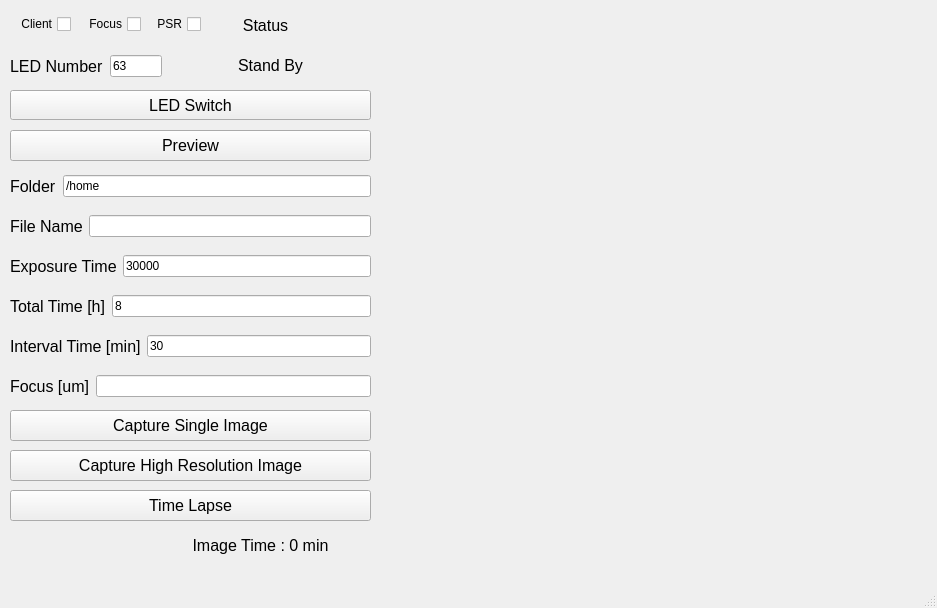
<?xml version="1.0" encoding="UTF-8"?>
<ui version="4.0">
 <class>MainWindow</class>
 <widget class="QMainWindow" name="MainWindow">
  <property name="geometry">
   <rect>
    <x>0</x>
    <y>0</y>
    <width>937</width>
    <height>608</height>
   </rect>
  </property>
  <property name="windowTitle">
   <string>MainWindow</string>
  </property>
  <widget class="QWidget" name="centralwidget">
   <widget class="QWidget" name="horizontalLayoutWidget">
    <property name="geometry">
     <rect>
      <x>10</x>
      <y>170</y>
      <width>361</width>
      <height>32</height>
     </rect>
    </property>
    <layout class="QHBoxLayout" name="folderPath">
     <item>
      <widget class="QLabel" name="folderLabel">
       <property name="font">
        <font>
         <pointsize>12</pointsize>
        </font>
       </property>
       <property name="text">
        <string>Folder</string>
       </property>
      </widget>
     </item>
     <item>
      <widget class="QLineEdit" name="folderText">
       <property name="text">
        <string>/home</string>
       </property>
      </widget>
     </item>
    </layout>
   </widget>
   <widget class="QWidget" name="horizontalLayoutWidget_2">
    <property name="geometry">
     <rect>
      <x>10</x>
      <y>210</y>
      <width>361</width>
      <height>32</height>
     </rect>
    </property>
    <layout class="QHBoxLayout" name="fileName">
     <item>
      <widget class="QLabel" name="fileLabel">
       <property name="font">
        <font>
         <pointsize>12</pointsize>
        </font>
       </property>
       <property name="text">
        <string>File Name</string>
       </property>
      </widget>
     </item>
     <item>
      <widget class="QLineEdit" name="fileText">
       <property name="text">
        <string/>
       </property>
      </widget>
     </item>
    </layout>
   </widget>
   <widget class="QPushButton" name="previewButton">
    <property name="geometry">
     <rect>
      <x>10</x>
      <y>130</y>
      <width>361</width>
      <height>31</height>
     </rect>
    </property>
    <property name="font">
     <font>
      <pointsize>12</pointsize>
     </font>
    </property>
    <property name="text">
     <string>Preview</string>
    </property>
   </widget>
   <widget class="QWidget" name="horizontalLayoutWidget_3">
    <property name="geometry">
     <rect>
      <x>10</x>
      <y>250</y>
      <width>361</width>
      <height>32</height>
     </rect>
    </property>
    <layout class="QHBoxLayout" name="exposureTime">
     <item>
      <widget class="QLabel" name="exposureLabel">
       <property name="font">
        <font>
         <pointsize>12</pointsize>
        </font>
       </property>
       <property name="text">
        <string>Exposure Time</string>
       </property>
      </widget>
     </item>
     <item>
      <widget class="QLineEdit" name="exposureText">
       <property name="text">
        <string>30000</string>
       </property>
      </widget>
     </item>
    </layout>
   </widget>
   <widget class="QPushButton" name="captureButton">
    <property name="geometry">
     <rect>
      <x>10</x>
      <y>410</y>
      <width>361</width>
      <height>31</height>
     </rect>
    </property>
    <property name="font">
     <font>
      <pointsize>12</pointsize>
     </font>
    </property>
    <property name="text">
     <string>Capture Single Image</string>
    </property>
   </widget>
   <widget class="QLabel" name="statusLabel">
    <property name="geometry">
     <rect>
      <x>230</x>
      <y>10</y>
      <width>71</width>
      <height>30</height>
     </rect>
    </property>
    <property name="font">
     <font>
      <pointsize>12</pointsize>
     </font>
    </property>
    <property name="text">
     <string>Status</string>
    </property>
    <property name="alignment">
     <set>Qt::AlignCenter</set>
    </property>
   </widget>
   <widget class="QLabel" name="applicationStatus">
    <property name="geometry">
     <rect>
      <x>170</x>
      <y>50</y>
      <width>201</width>
      <height>30</height>
     </rect>
    </property>
    <property name="font">
     <font>
      <pointsize>12</pointsize>
     </font>
    </property>
    <property name="text">
     <string>Stand By</string>
    </property>
    <property name="alignment">
     <set>Qt::AlignCenter</set>
    </property>
   </widget>
   <widget class="QPushButton" name="captureHRButton">
    <property name="geometry">
     <rect>
      <x>10</x>
      <y>450</y>
      <width>361</width>
      <height>31</height>
     </rect>
    </property>
    <property name="font">
     <font>
      <pointsize>12</pointsize>
     </font>
    </property>
    <property name="text">
     <string>Capture High Resolution Image</string>
    </property>
   </widget>
   <widget class="QPushButton" name="switchButton">
    <property name="geometry">
     <rect>
      <x>10</x>
      <y>90</y>
      <width>361</width>
      <height>30</height>
     </rect>
    </property>
    <property name="font">
     <font>
      <pointsize>12</pointsize>
     </font>
    </property>
    <property name="text">
     <string>LED Switch</string>
    </property>
   </widget>
   <widget class="QWidget" name="horizontalLayoutWidget_7">
    <property name="geometry">
     <rect>
      <x>10</x>
      <y>50</y>
      <width>152</width>
      <height>32</height>
     </rect>
    </property>
    <layout class="QHBoxLayout" name="onLED">
     <item>
      <widget class="QLabel" name="LEDNumber">
       <property name="font">
        <font>
         <pointsize>12</pointsize>
        </font>
       </property>
       <property name="text">
        <string>LED Number</string>
       </property>
      </widget>
     </item>
     <item>
      <widget class="QLineEdit" name="LEDValue">
       <property name="text">
        <string>63</string>
       </property>
      </widget>
     </item>
    </layout>
   </widget>
   <widget class="QPushButton" name="timeLapseButton">
    <property name="geometry">
     <rect>
      <x>10</x>
      <y>490</y>
      <width>361</width>
      <height>31</height>
     </rect>
    </property>
    <property name="font">
     <font>
      <pointsize>12</pointsize>
     </font>
    </property>
    <property name="text">
     <string>Time Lapse</string>
    </property>
   </widget>
   <widget class="QWidget" name="horizontalLayoutWidget_15">
    <property name="geometry">
     <rect>
      <x>10</x>
      <y>290</y>
      <width>361</width>
      <height>32</height>
     </rect>
    </property>
    <layout class="QHBoxLayout" name="totalTime">
     <item>
      <widget class="QLabel" name="totalLabel">
       <property name="font">
        <font>
         <pointsize>12</pointsize>
        </font>
       </property>
       <property name="text">
        <string>Total Time [h]</string>
       </property>
      </widget>
     </item>
     <item>
      <widget class="QLineEdit" name="totalText">
       <property name="text">
        <string>8</string>
       </property>
      </widget>
     </item>
    </layout>
   </widget>
   <widget class="QWidget" name="horizontalLayoutWidget_16">
    <property name="geometry">
     <rect>
      <x>10</x>
      <y>330</y>
      <width>361</width>
      <height>32</height>
     </rect>
    </property>
    <layout class="QHBoxLayout" name="intervalTime">
     <item>
      <widget class="QLabel" name="intervalLabel">
       <property name="font">
        <font>
         <pointsize>12</pointsize>
        </font>
       </property>
       <property name="text">
        <string>Interval Time [min]</string>
       </property>
      </widget>
     </item>
     <item>
      <widget class="QLineEdit" name="intervalText">
       <property name="text">
        <string>30</string>
       </property>
      </widget>
     </item>
    </layout>
   </widget>
   <widget class="QCheckBox" name="PSRBox">
    <property name="geometry">
     <rect>
      <x>150</x>
      <y>10</y>
      <width>51</width>
      <height>28</height>
     </rect>
    </property>
    <property name="layoutDirection">
     <enum>Qt::RightToLeft</enum>
    </property>
    <property name="text">
     <string>PSR</string>
    </property>
   </widget>
   <widget class="QCheckBox" name="clientBox">
    <property name="geometry">
     <rect>
      <x>10</x>
      <y>10</y>
      <width>61</width>
      <height>28</height>
     </rect>
    </property>
    <property name="layoutDirection">
     <enum>Qt::RightToLeft</enum>
    </property>
    <property name="text">
     <string>Client</string>
    </property>
   </widget>
   <widget class="QWidget" name="horizontalLayoutWidget_17">
    <property name="geometry">
     <rect>
      <x>10</x>
      <y>370</y>
      <width>361</width>
      <height>32</height>
     </rect>
    </property>
    <layout class="QHBoxLayout" name="focusplane">
     <item>
      <widget class="QLabel" name="focusLabel">
       <property name="font">
        <font>
         <pointsize>12</pointsize>
        </font>
       </property>
       <property name="text">
        <string>Focus [um]</string>
       </property>
      </widget>
     </item>
     <item>
      <widget class="QLineEdit" name="focusText">
       <property name="text">
        <string/>
       </property>
      </widget>
     </item>
    </layout>
   </widget>
   <widget class="QLabel" name="imageTimeLabel">
    <property name="geometry">
     <rect>
      <x>150</x>
      <y>530</y>
      <width>221</width>
      <height>30</height>
     </rect>
    </property>
    <property name="font">
     <font>
      <pointsize>12</pointsize>
     </font>
    </property>
    <property name="layoutDirection">
     <enum>Qt::LeftToRight</enum>
    </property>
    <property name="text">
     <string>Image Time : 0 min</string>
    </property>
    <property name="alignment">
     <set>Qt::AlignCenter</set>
    </property>
   </widget>
   <widget class="QStackedWidget" name="viewWindow">
    <property name="geometry">
     <rect>
      <x>380</x>
      <y>10</y>
      <width>511</width>
      <height>541</height>
     </rect>
    </property>
    <widget class="QWidget" name="imageView">
     <widget class="QLabel" name="display">
      <property name="geometry">
       <rect>
        <x>0</x>
        <y>0</y>
        <width>541</width>
        <height>541</height>
       </rect>
      </property>
      <property name="text">
       <string/>
      </property>
     </widget>
    </widget>
    <widget class="QWidget" name="preview"/>
   </widget>
   <widget class="QCheckBox" name="focusBox">
    <property name="geometry">
     <rect>
      <x>80</x>
      <y>10</y>
      <width>61</width>
      <height>28</height>
     </rect>
    </property>
    <property name="layoutDirection">
     <enum>Qt::RightToLeft</enum>
    </property>
    <property name="text">
     <string>Focus</string>
    </property>
   </widget>
  </widget>
  <widget class="QMenuBar" name="menubar">
   <property name="geometry">
    <rect>
     <x>0</x>
     <y>0</y>
     <width>937</width>
     <height>21</height>
    </rect>
   </property>
  </widget>
  <widget class="QStatusBar" name="statusbar"/>
 </widget>
 <resources/>
 <connections/>
</ui>
